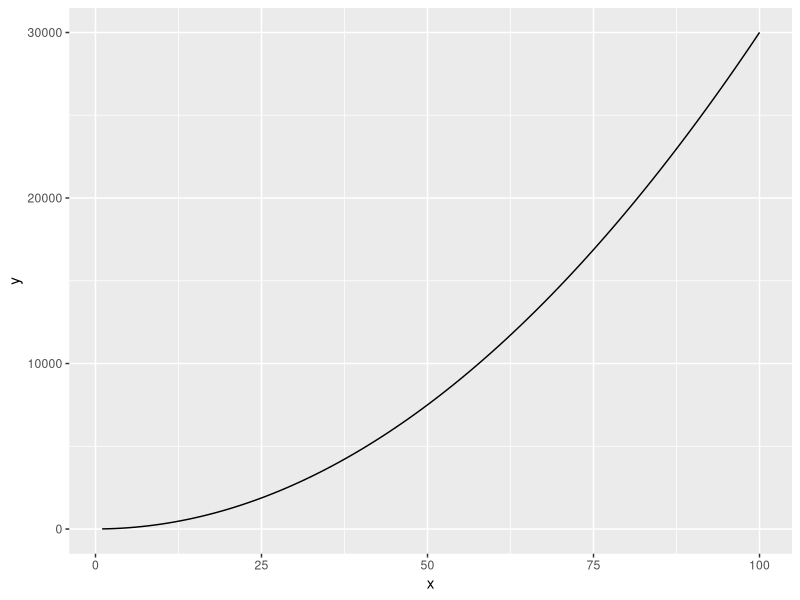
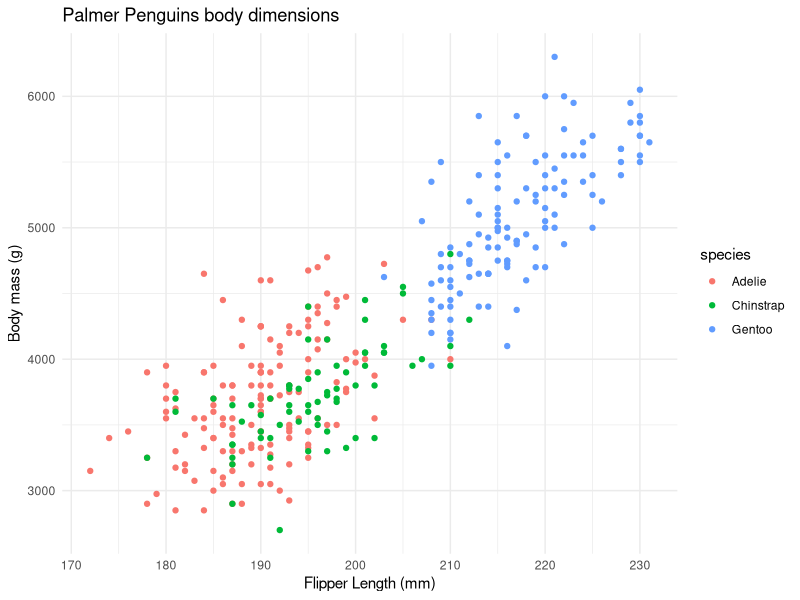

Here is the R script that generated these plots, in order:
## ---- chunk 1
library(tidyverse)
library(palmerpenguins)

## ---- chunk 2
#writing a function and give it the body of the function

fx = function(x) {3* x^2 +4}

#ggplot requires it to be initialized, ggplot, what data to use including if you are using x and y variables, c is the concatenate function making vectors in R. aes is calling the range of data values. x=c makes it a vector of two values. ggplot always wants data frames of values. 


ggplot(data.frame(x= c(1,100)), aes(x =x )) +
  geom_function(fun = fx)

#can also plot derivatives, using D and plot it on top of this graph.

## ---- chunk 3
fxyz = expression(2* x * y +3 *(x^2) *(z^3))

dfdy = D(fxyz, 'y')
#will treat everything else as a constant 

dfdy
## ---- chunk 4
ggplot()+ 
  geom_point(data =penguins, aes(x = flipper_length_mm, y= body_mass_g, color= species ))+
  labs(x='Flipper Length (mm)', 
       y= 'Body mass (g)',
       title= 'Palmer Penguins body dimensions') +
  theme_minimal()

#changing the color of the points based on a constant; if you are changins somethihng about a chart based on a varibale value it should be done within aes, if its based on a constant it should be done outside aes.  

